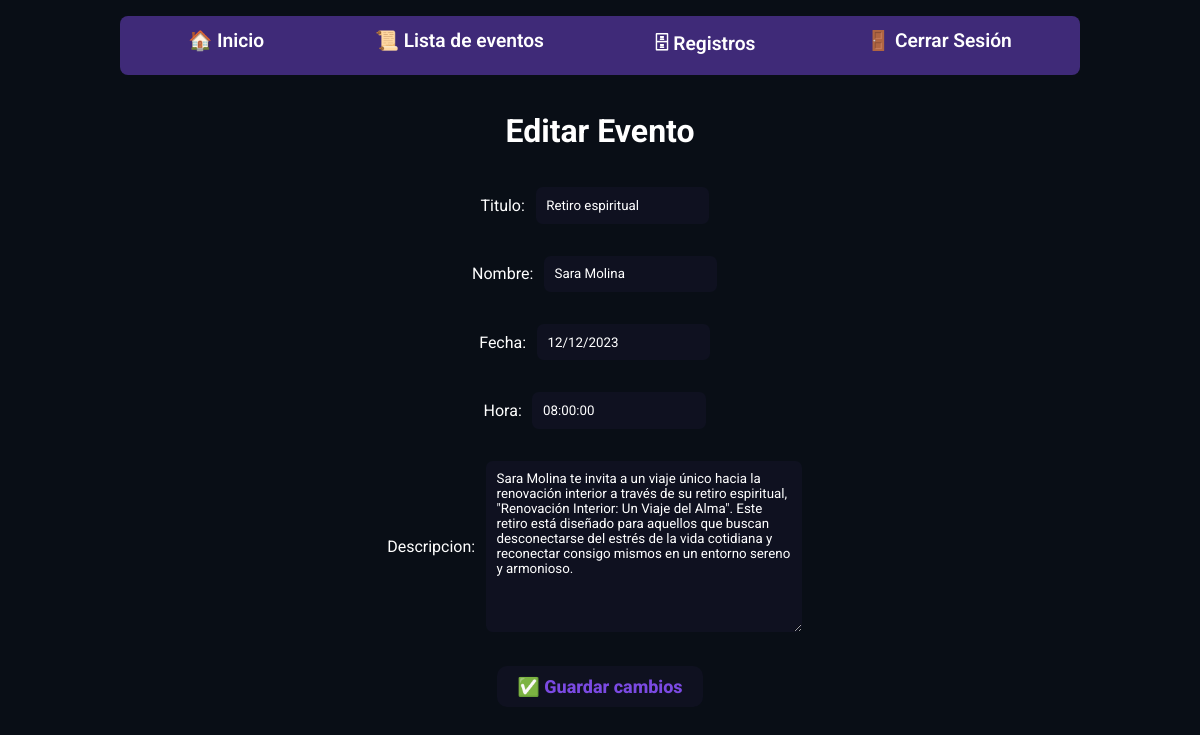
Page /eventos/editar/2/ (signed in) on the committed database.
### eventoAdmin/models.py (models this page shows)
class Evento(models.Model):
    titulo = models.CharField(max_length=200)
    nombre = models.CharField(max_length=200, default="")
    fecha = models.DateField()
    hora = models.TimeField(null=True)
    descripcion = models.TextField()

### eventoAdmin/views.py (the view)
# urls.py: path('editar/<int:evento_id>/', views.editar_evento, name='editar_evento'),
@login_required # Sesion de administrador necesaria
def editar_evento(request, evento_id):
    evento = get_object_or_404(Evento, id=evento_id)
    if request.method == 'POST':
        form = EventoForm(request.POST, instance=evento)
        if form.is_valid():
            form.save()
            return redirect('lista_eventos')
    else:
        form = EventoForm(instance=evento)
    return render(request, 'editarEvento.html', {'form': form})

### eventoAdmin/forms.py
class EventoForm(forms.ModelForm):
    class Meta:
        model = Evento
        fields = ['titulo', 'nombre', 'fecha', 'hora', 'descripcion']

### eventoAdmin/templates/editarEvento.html
{% extends "base.html" %}
{% block content %}
{% load static %}
<link rel="stylesheet" type="text/css" href="{% static 'css/editarEvento.css' %}"/>
<div class="mainConta">
  <h1 class="titulos">Editar Evento</h1>
  <form class="formEdit" method="post">
    {% csrf_token %} {{ form.as_p }}
    <button class="btnPrincipal" type="submit">✅ Guardar cambios</button>
  </form>
</div>
{% endblock %}

### Inicio/static/css/base.css (style rules this page uses)
* { font-family: "Roboto", sans-serif; box-sizing: border-box; margin: none; padding: none; }
html { background-color: #090e16; padding: 0; margin: 0; }
body { padding: 0; margin: 0; }

### eventoAdmin/static/css/editarEvento.css (style rules this page uses)
* { box-sizing: border-box; margin: none; padding: none; }
html { background-color: #090e16; padding: 0; margin: 0; }
body { padding: 0; margin: 0; }
.mainConta { color: #fff; font-family: "Roboto", sans-serif; display: flex; flex-direction: column; align-items: center; width: 100%; height: auto; }
.btnPrincipal { margin: 1em 1em; border: none; box-shadow: none; padding: 10px 20px; color: #7b4ae2; font-size: large; font-weight: 800; border-radius: 10px; background-color: #0f1120; width: auto; text-decoration: none; transition: all 0.1s; }
.formEdit { display: flex; flex-direction: column; justify-content: center; align-items: center; }
input { margin: 0 0.8em; background-color: #0f1120; box-shadow: none; border: none; border-radius: 0.5em; padding: 0.8em; color: #fff; }
p { display: flex; justify-content: center; align-items: center; }
textarea { margin: 0 0.8em; background-color: #0f1120; box-shadow: none; border: none; border-radius: 0.5em; padding: 0.8em; color: #fff; }

### rows in the picture
Evento: titulo "Retiro espiritual", nombre "Sara Molina", fecha "12/12/2023", hora "08:00:00", descripcion "Sara Molina te invita a un viaje único hacia la renovación interior a través de su retiro espiritual, \"Renovación Interior: Un Viaje del Alma\". Este retiro está diseñado para aquellos que buscan desconectarse del estrés de la vida cotidiana y reconectar consigo mismos en un entorno sereno y armonioso."
